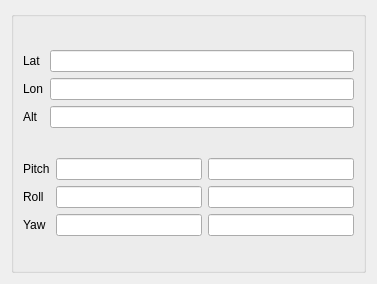
<?xml version="1.0" encoding="UTF-8"?>
<ui version="4.0">
 <class>QGCFlight</class>
 <widget class="QWidget" name="QGCFlight">
  <property name="geometry">
   <rect>
    <x>0</x>
    <y>0</y>
    <width>377</width>
    <height>284</height>
   </rect>
  </property>
  <property name="windowTitle">
   <string>Form</string>
  </property>
  <layout class="QGridLayout" name="gridLayout_2">
   <item row="0" column="0">
    <widget class="QGroupBox" name="groupBox">
     <property name="title">
      <string/>
     </property>
     <layout class="QGridLayout" name="gridLayout">
      <item row="0" column="0">
       <layout class="QHBoxLayout" name="horizontalLayout_2">
        <item>
         <layout class="QVBoxLayout" name="verticalLayout_5">
          <item>
           <widget class="QLabel" name="label_4">
            <property name="text">
             <string>Lat</string>
            </property>
           </widget>
          </item>
          <item>
           <widget class="QLabel" name="label_5">
            <property name="text">
             <string>Lon</string>
            </property>
           </widget>
          </item>
          <item>
           <widget class="QLabel" name="label_6">
            <property name="text">
             <string>Alt</string>
            </property>
           </widget>
          </item>
         </layout>
        </item>
        <item>
         <layout class="QVBoxLayout" name="verticalLayout_4">
          <item>
           <widget class="QLineEdit" name="tbLatitud"/>
          </item>
          <item>
           <widget class="QLineEdit" name="tbLongitud"/>
          </item>
          <item>
           <widget class="QLineEdit" name="tbAltura"/>
          </item>
         </layout>
        </item>
       </layout>
      </item>
      <item row="1" column="0">
       <layout class="QHBoxLayout" name="horizontalLayout">
        <item>
         <layout class="QVBoxLayout" name="verticalLayout_3">
          <item>
           <widget class="QLabel" name="label">
            <property name="text">
             <string>Pitch</string>
            </property>
           </widget>
          </item>
          <item>
           <widget class="QLabel" name="label_2">
            <property name="text">
             <string>Roll</string>
            </property>
           </widget>
          </item>
          <item>
           <widget class="QLabel" name="label_3">
            <property name="text">
             <string>Yaw</string>
            </property>
           </widget>
          </item>
         </layout>
        </item>
        <item>
         <layout class="QVBoxLayout" name="verticalLayout">
          <item>
           <widget class="QLineEdit" name="tbPitch"/>
          </item>
          <item>
           <widget class="QLineEdit" name="tbRoll"/>
          </item>
          <item>
           <widget class="QLineEdit" name="tbYaw"/>
          </item>
         </layout>
        </item>
        <item>
         <layout class="QVBoxLayout" name="verticalLayout_2">
          <item>
           <widget class="QLineEdit" name="tbPitchDeg"/>
          </item>
          <item>
           <widget class="QLineEdit" name="tbRollDeg"/>
          </item>
          <item>
           <widget class="QLineEdit" name="tbYawDeg"/>
          </item>
         </layout>
        </item>
       </layout>
      </item>
     </layout>
    </widget>
   </item>
  </layout>
 </widget>
 <resources/>
 <connections/>
</ui>
